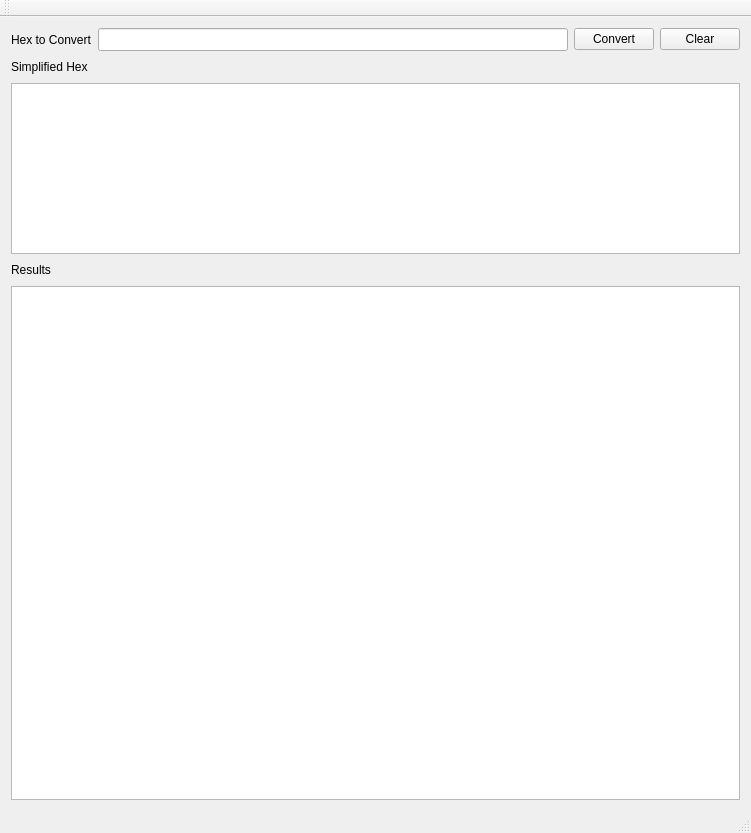
<?xml version="1.0" encoding="UTF-8"?>
<ui version="4.0">
 <class>MainWindow</class>
 <widget class="QMainWindow" name="MainWindow">
  <property name="geometry">
   <rect>
    <x>0</x>
    <y>0</y>
    <width>751</width>
    <height>833</height>
   </rect>
  </property>
  <property name="windowTitle">
   <string>Hex Decoder</string>
  </property>
  <widget class="QWidget" name="centralWidget">
   <layout class="QVBoxLayout" name="verticalLayout">
    <item>
     <layout class="QHBoxLayout" name="horizontalLayout_3">
      <item>
       <widget class="QLabel" name="theHexEntryLabel">
        <property name="text">
         <string>Hex to Convert</string>
        </property>
       </widget>
      </item>
      <item>
       <widget class="QLineEdit" name="theUserData">
        <property name="font">
         <font>
          <family>Courier</family>
         </font>
        </property>
       </widget>
      </item>
      <item>
       <widget class="QPushButton" name="theConvertButton">
        <property name="text">
         <string>Convert</string>
        </property>
       </widget>
      </item>
      <item>
       <widget class="QPushButton" name="theClearButton">
        <property name="text">
         <string>Clear</string>
        </property>
       </widget>
      </item>
     </layout>
    </item>
    <item>
     <layout class="QHBoxLayout" name="horizontalLayout_2">
      <item>
       <widget class="QLabel" name="theSimplifiedHexLabel">
        <property name="text">
         <string>Simplified Hex</string>
        </property>
       </widget>
      </item>
      <item>
       <spacer name="horizontalSpacer_2">
        <property name="orientation">
         <enum>Qt::Horizontal</enum>
        </property>
        <property name="sizeHint" stdset="0">
         <size>
          <width>40</width>
          <height>20</height>
         </size>
        </property>
       </spacer>
      </item>
     </layout>
    </item>
    <item>
     <widget class="QTextEdit" name="theSimplifiedHex">
      <property name="sizePolicy">
       <sizepolicy hsizetype="Expanding" vsizetype="Expanding">
        <horstretch>0</horstretch>
        <verstretch>1</verstretch>
       </sizepolicy>
      </property>
      <property name="font">
       <font>
        <family>Courier</family>
       </font>
      </property>
     </widget>
    </item>
    <item>
     <layout class="QHBoxLayout" name="horizontalLayout">
      <item>
       <widget class="QLabel" name="theResultsLabel">
        <property name="text">
         <string>Results</string>
        </property>
       </widget>
      </item>
      <item>
       <spacer name="horizontalSpacer">
        <property name="orientation">
         <enum>Qt::Horizontal</enum>
        </property>
        <property name="sizeHint" stdset="0">
         <size>
          <width>40</width>
          <height>20</height>
         </size>
        </property>
       </spacer>
      </item>
     </layout>
    </item>
    <item>
     <widget class="QTableWidget" name="theResults">
      <property name="sizePolicy">
       <sizepolicy hsizetype="Expanding" vsizetype="Expanding">
        <horstretch>0</horstretch>
        <verstretch>3</verstretch>
       </sizepolicy>
      </property>
     </widget>
    </item>
   </layout>
  </widget>
  <widget class="QMenuBar" name="menuBar">
   <property name="geometry">
    <rect>
     <x>0</x>
     <y>0</y>
     <width>751</width>
     <height>22</height>
    </rect>
   </property>
  </widget>
  <widget class="QToolBar" name="mainToolBar">
   <attribute name="toolBarArea">
    <enum>TopToolBarArea</enum>
   </attribute>
   <attribute name="toolBarBreak">
    <bool>false</bool>
   </attribute>
  </widget>
  <widget class="QStatusBar" name="statusBar"/>
 </widget>
 <layoutdefault spacing="6" margin="11"/>
 <resources/>
 <connections/>
</ui>
